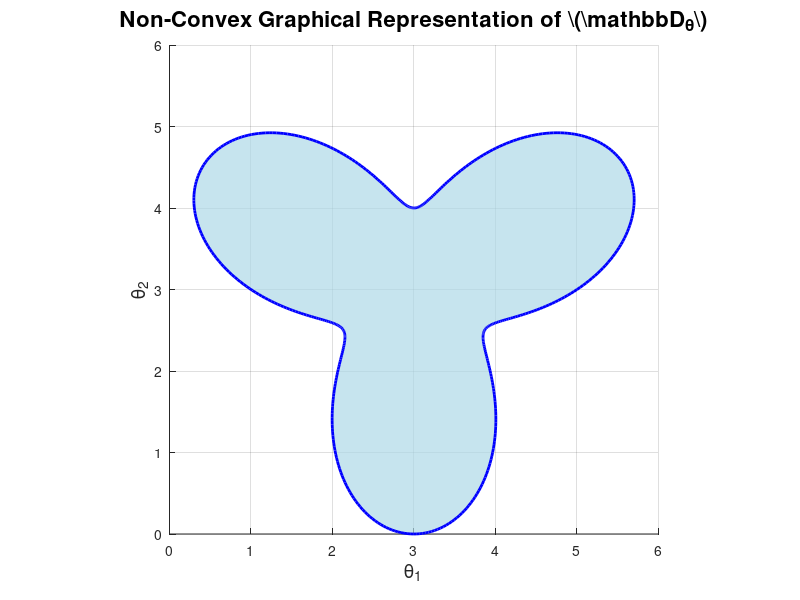

This chart was generated by the following MATLAB code:
% Create figure
figure('Color', 'white');
hold on;

% Define theta for the parametric curve
theta = linspace(0, 2 * pi, 500);
r = 2 + sin(3 * theta);  % Radius function for a non-convex shape

% Define the non-convex curvy shape
x = r .* cos(theta) + 3;  % Center around (3, 3)
y = r .* sin(theta) + 3;

% Plot the non-convex region using RGB colors
fill(x, y, [0.678 0.847 0.902], 'EdgeColor', [0 0 1], 'LineWidth', 2, 'FaceAlpha', 0.7); % Light blue

% Set axis labels and limits
xlabel('\theta_1', 'FontSize', 14);
ylabel('\theta_2', 'FontSize', 14);
xlim([0 6]);
ylim([0 6]);

% Add grid, title, and aspect ratio
grid on;
title('Non-Convex Graphical Representation of \(\mathbb{D}_\theta\)', 'FontSize', 16);
axis equal;

% Hold off to finish the plot
hold off;
